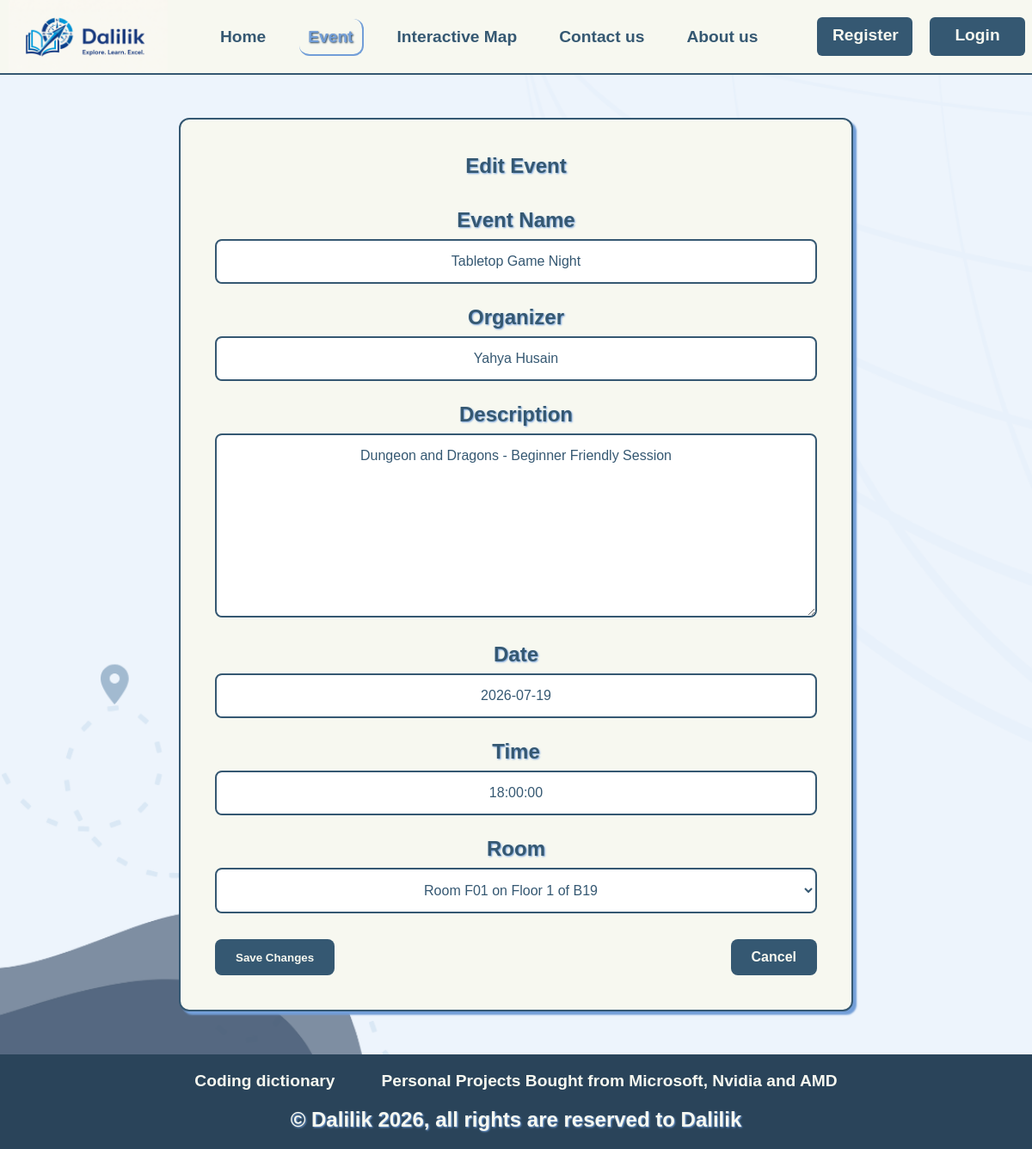
The app's page /event/1/edit/, older data.
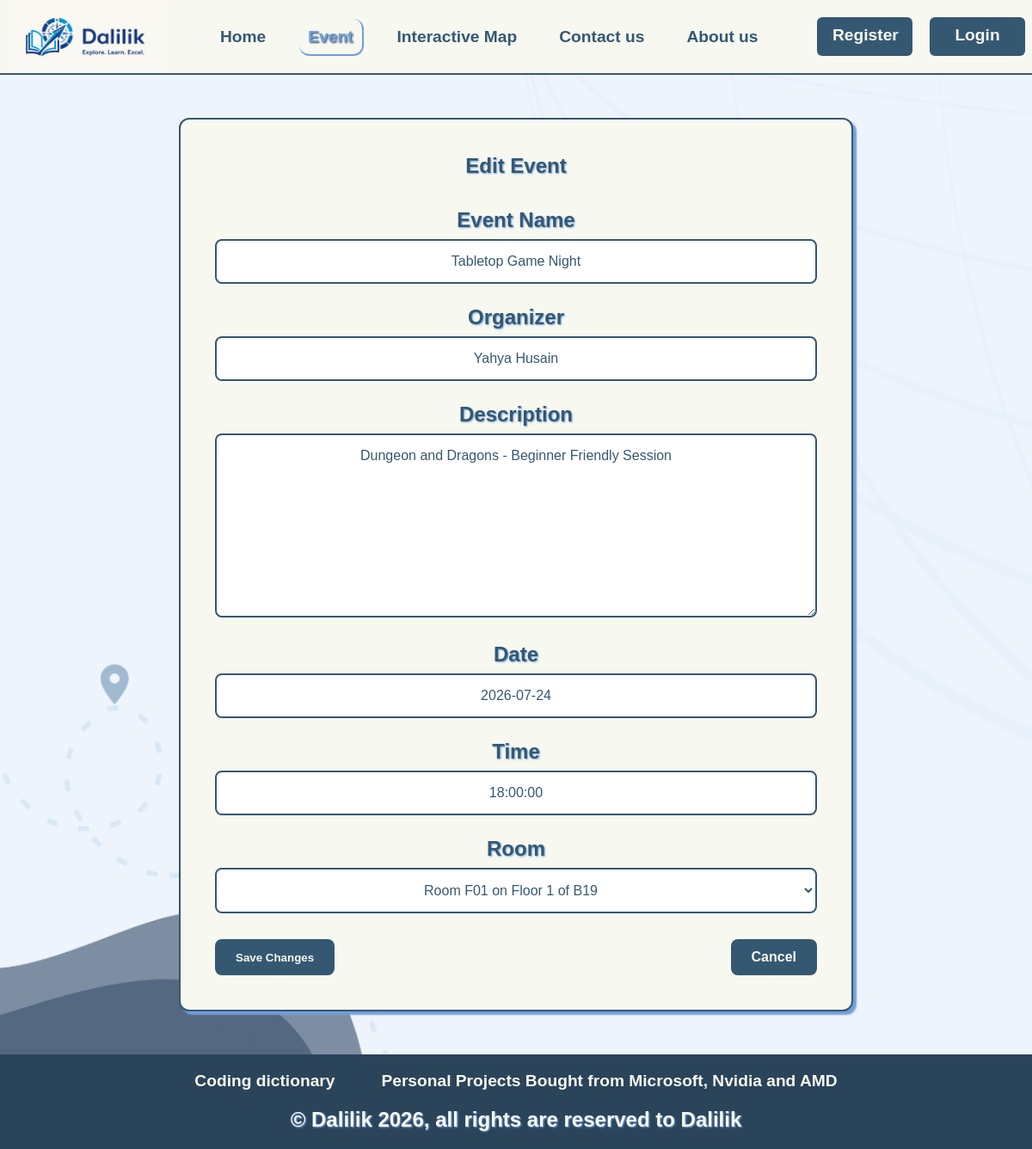
The same page, newer data.
### pages2/models.py (models this page shows, shortened)
class Event(models.Model):
    name = models.CharField(max_length=100)
    organizer = models.CharField(max_length=100, default="")
    description = models.TextField()
    date = models.DateField()
    time = models.TimeField()
    room = models.ForeignKey(Room, on_delete=models.CASCADE, related_name='events')

### pages2/views.py (the view)
# urls.py: path('event/<int:id>/edit/', views.event_edit, name='event_edit'),
def event_edit(request, id):
    event = get_object_or_404(Event, id=id)
    if request.method == "POST":
        event_form = EventForm(request.POST, instance=event)
        if event_form.is_valid():
            event_form.save()
            return redirect('event_detail', id=event.id)
    else:
        event_form = EventForm(instance=event)
    return render(request, 'Event/Event_Edit.html', {"active_page": "event", "event": event, "event_form": event_form})

### pages2/forms.py
class EventForm(forms.ModelForm):
    class Meta:
        model = Event
        fields = ['name', 'organizer', 'description', 'date', 'time', 'room']
        widgets = {
            "date": forms.DateInput(attrs={
                "placeholder": "YYYY-MM-DD",
            }),
            "time": forms.TimeInput(attrs={
                "placeholder": "HH:MM:SS",
            }),
        }
    def __init__(self, *args, **kwargs):
        super().__init__(*args, **kwargs)
        self.label_suffix = ""

### pages2/models.py (called while the page is built)
    def __str__(self):
        return f"Floor {self.number} of {self.building.name}"

    def __str__(self):
        return f"Room {self.number} on {self.floor}"

### pages2/templates/Event/Event_Edit.html (shortened to what this page needs)
{% extends "base.html" %}
{% load static %}
{% block main-content %}
<section class="event-edit-page">
    <div class="event-edit-card">
        <h1>Edit Event</h1>
        <form method="post">
            <div class="edit-row">
                <h2>Event Name</h2>
                {{ event_form.name }}
            </div>
            <div class="edit-row">
                <h2>Organizer</h2>
                {{ event_form.organizer }}
            </div>
            <div class="edit-row">
                <h2>Description</h2>
                {{ event_form.description }}
            </div>
            <div class="edit-row">
                <h2>Date</h2>
                {{ event_form.date }}
            </div>
            <div class="edit-row">
                <h2>Time</h2>
                {{ event_form.time }}
            </div>
            <div class="edit-row">
                <h2>Room</h2>
                {{ event_form.room }}
            </div>
            <div class="edit-buttons">
                <button type="submit">
                    Save Changes
                </button>
                <a href="{% url 'event_detail' event.id %}">
                    Cancel
                </a>
            </div>
        </form>
    </div>
</section>
{% endblock %}

Row changes from the older to the newer data that the page shows:
changed Event "Tabletop Game Night": date "2026-07-19" → "2026-07-24"
